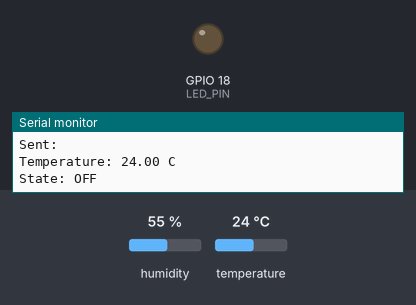
Simulated run of this sketch. Board: ESP32. Parts: output pins drawn as LEDs (lit = HIGH), the last lines printed to the serial monitor. The test bench sets the inputs (shaded band); at power-on: temperature 24 °C, humidity 55 %. Nothing arrives over Bluetooth unless stated; a phone connects over Bluetooth LE 3 s after start.

Above: at 6.8 s.
6.9 s: temperature set to 27 °C
At 9.4 s:
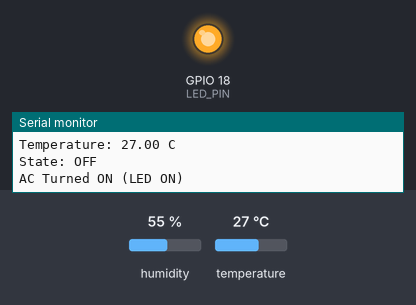
11.4 s: temperature set to 23 °C
16.6 s: temperature set to 20 °C
At 18.8 s:
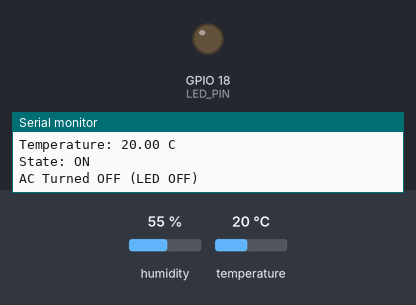
21.1 s: temperature set to 28 °C
At 21.9 s:
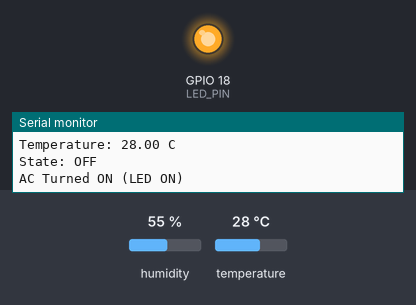
25.6 s: temperature set to 12 °C
At 28.2 s:
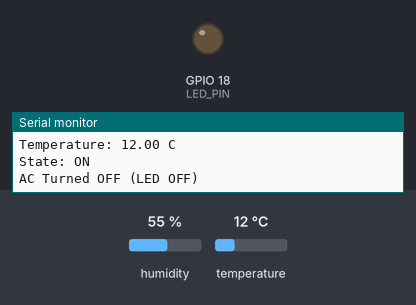
Timing chart, 0 to 29.7 s (numbered marks = the images above; inputs shaded):
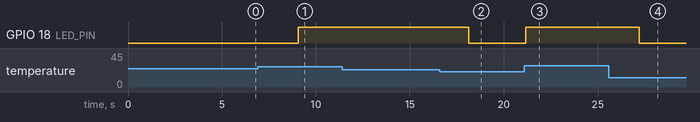

The sketch:

AC_Control.ino
```cpp
#include <BLEDevice.h>
#include <BLEServer.h>
#include <BLEUtils.h>
#include <BLE2902.h>
#include "DHT.h"

// 🔹 BLE UUIDs (same as your app)
#define SERVICE_UUID        "12345678-1234-1234-1234-1234567890ab"
#define CHARACTERISTIC_UUID "abcd1234-5678-1234-5678-abcdef123456"

// 🔹 Pins
#define DHTPIN 4
#define DHTTYPE DHT11
#define LED_PIN 18   // 🔥 LED added

BLECharacteristic *pCharacteristic;
bool deviceConnected = false;

// 🔹 Sensor setup
DHT dht(DHTPIN, DHTTYPE);

// 🔹 AC State (simulated using LED)
bool acState = false;

// 🔹 Server Callbacks
class MyServerCallbacks : public BLEServerCallbacks {
  void onConnect(BLEServer* pServer) {
    deviceConnected = true;
    Serial.println("Device connected ✅");
  }

  void onDisconnect(BLEServer* pServer) {
    deviceConnected = false;
    Serial.println("Device disconnected ❌");

    BLEDevice::getAdvertising()->start();
    Serial.println("Advertising restarted...");
  }
};

void setup() {
  Serial.begin(115200);

  // 🔹 BLE Setup
  BLEDevice::init("ESP32_ALERT_DEVICE");
  BLEServer *pServer = BLEDevice::createServer();
  pServer->setCallbacks(new MyServerCallbacks());

  BLEService *pService = pServer->createService(SERVICE_UUID);

  pCharacteristic = pService->createCharacteristic(
                      CHARACTERISTIC_UUID,
                      BLECharacteristic::PROPERTY_READ |
                      BLECharacteristic::PROPERTY_NOTIFY
                    );

  pCharacteristic->addDescriptor(new BLE2902());
  pCharacteristic->setValue("START");

  pService->start();
  BLEDevice::getAdvertising()->start();

  Serial.println("BLE advertising started 🚀");

  // 🔹 Sensor + LED init
  dht.begin();
  pinMode(LED_PIN, OUTPUT);
  digitalWrite(LED_PIN, LOW);  // initially OFF
}

void loop() {
  if (deviceConnected) {

    float temp = dht.readTemperature();

    if (isnan(temp)) {
      Serial.println("Sensor error ❌");
      return;
    }

    // 🔹 Send temperature to app
    String state = acState ? "ON" : "OFF";
String msg = "\nTemperature: " + String(temp)+ " C\n" + "State: " + state;

pCharacteristic->setValue(msg.c_str());
pCharacteristic->notify();

Serial.println("Sent: " + msg);


    // 🔥 CONTROL LOGIC (LED instead of AC)

    // Turn ON (simulate AC ON)
    if (temp > 25 && !acState) {
      digitalWrite(LED_PIN, HIGH);
      acState = true;

      pCharacteristic->setValue("AC TURNED ON");
      pCharacteristic->notify();
      Serial.println("AC Turned ON (LED ON)");
    }

    // Turn OFF (simulate AC OFF)
    if (temp < 22 && acState) {
      digitalWrite(LED_PIN, LOW);
      acState = false;

      pCharacteristic->setValue("AC TURNED OFF");
      pCharacteristic->notify();
      Serial.println("AC Turned OFF (LED OFF)");
    }
  }

  delay(3000); // update every 3 sec
}
```

Measured:
- the behaviour switches between 25 and 26 °C on temperature (found by bisection; images 0 and 1)
- the behaviour switches between 22 and 21 °C on temperature (found by bisection; images 1 and 2)
- after the input at 6.9 s, GPIO 18 (LED_PIN): LOW → HIGH after 2.2 s
- after the input at 16.6 s, GPIO 18 (LED_PIN): HIGH → LOW after 1.5 s
- after the input at 21.1 s, GPIO 18 (LED_PIN): LOW → HIGH after 0.07 s
- after the input at 25.6 s, GPIO 18 (LED_PIN): HIGH → LOW after 1.6 s
